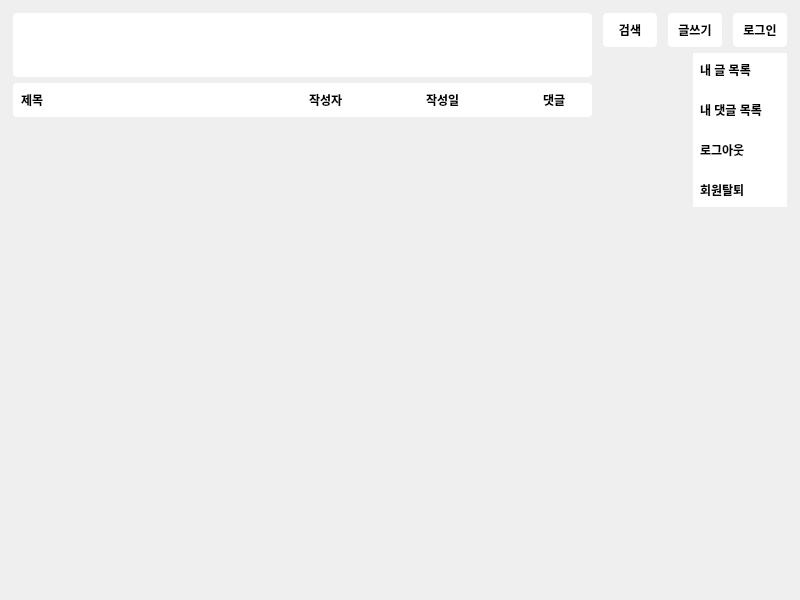
<?xml version="1.0" encoding="UTF-8"?>
<ui version="4.0">
 <class>HomeWidget</class>
 <widget class="QWidget" name="HomeWidget">
  <property name="geometry">
   <rect>
    <x>0</x>
    <y>0</y>
    <width>800</width>
    <height>600</height>
   </rect>
  </property>
  <property name="minimumSize">
   <size>
    <width>800</width>
    <height>600</height>
   </size>
  </property>
  <property name="maximumSize">
   <size>
    <width>800</width>
    <height>600</height>
   </size>
  </property>
  <property name="windowTitle">
   <string>Form</string>
  </property>
  <layout class="QGridLayout" name="gridLayout">
   <property name="leftMargin">
    <number>10</number>
   </property>
   <property name="topMargin">
    <number>10</number>
   </property>
   <property name="rightMargin">
    <number>10</number>
   </property>
   <property name="bottomMargin">
    <number>10</number>
   </property>
   <property name="horizontalSpacing">
    <number>5</number>
   </property>
   <property name="verticalSpacing">
    <number>0</number>
   </property>
   <item row="0" column="0" rowspan="2">
    <layout class="QVBoxLayout" name="verticalLayout">
     <property name="spacing">
      <number>0</number>
     </property>
     <item>
      <widget class="QLabel" name="label">
       <property name="minimumSize">
        <size>
         <width>0</width>
         <height>70</height>
        </size>
       </property>
       <property name="maximumSize">
        <size>
         <width>598</width>
         <height>70</height>
        </size>
       </property>
       <property name="font">
        <font>
         <pointsize>40</pointsize>
         <bold>true</bold>
        </font>
       </property>
       <property name="styleSheet">
        <string notr="true">QLabel{
	background-color: rgb(255, 255, 255);
	border-radius: 4px;
	margin: 3px;
}</string>
       </property>
       <property name="frameShape">
        <enum>QFrame::Shape::NoFrame</enum>
       </property>
       <property name="frameShadow">
        <enum>QFrame::Shadow::Sunken</enum>
       </property>
       <property name="text">
        <string/>
       </property>
       <property name="alignment">
        <set>Qt::AlignmentFlag::AlignJustify|Qt::AlignmentFlag::AlignVCenter</set>
       </property>
      </widget>
     </item>
     <item>
      <widget class="QWidget" name="widget" native="true">
       <property name="minimumSize">
        <size>
         <width>0</width>
         <height>40</height>
        </size>
       </property>
       <property name="maximumSize">
        <size>
         <width>598</width>
         <height>40</height>
        </size>
       </property>
       <property name="styleSheet">
        <string notr="true">QWidget{
	background-color: rgb(255, 255, 255);
	border-radius: 4px; 
	margin: 3px;
}

QLabel{ 
	border: none;   
	font-weight: bold; 
	color: rgb(0, 0, 0); 
	font-size: 12px; 
        }</string>
       </property>
       <layout class="QHBoxLayout" name="horizontalLayout_2">
        <property name="spacing">
         <number>0</number>
        </property>
        <property name="leftMargin">
         <number>0</number>
        </property>
        <property name="topMargin">
         <number>0</number>
        </property>
        <property name="rightMargin">
         <number>0</number>
        </property>
        <property name="bottomMargin">
         <number>0</number>
        </property>
        <item>
         <layout class="QHBoxLayout" name="horizontalLayout" stretch="5,2,2,1">
          <property name="spacing">
           <number>0</number>
          </property>
          <item>
           <widget class="QLabel" name="label_2">
            <property name="styleSheet">
             <string notr="true">QLabel{
	padding: 5px;
}</string>
            </property>
            <property name="text">
             <string>제목</string>
            </property>
           </widget>
          </item>
          <item>
           <widget class="QLabel" name="label_3">
            <property name="text">
             <string>작성자</string>
            </property>
           </widget>
          </item>
          <item>
           <widget class="QLabel" name="label_4">
            <property name="text">
             <string>작성일</string>
            </property>
           </widget>
          </item>
          <item>
           <widget class="QLabel" name="label_5">
            <property name="text">
             <string>댓글</string>
            </property>
           </widget>
          </item>
         </layout>
        </item>
       </layout>
      </widget>
     </item>
     <item>
      <widget class="QStackedWidget" name="stackedWidget">
       <property name="sizePolicy">
        <sizepolicy hsizetype="Expanding" vsizetype="Expanding">
         <horstretch>0</horstretch>
         <verstretch>0</verstretch>
        </sizepolicy>
       </property>
       <property name="minimumSize">
        <size>
         <width>0</width>
         <height>0</height>
        </size>
       </property>
       <property name="maximumSize">
        <size>
         <width>16777215</width>
         <height>16777215</height>
        </size>
       </property>
       <property name="currentIndex">
        <number>-1</number>
       </property>
      </widget>
     </item>
    </layout>
   </item>
   <item row="0" column="2">
    <widget class="QPushButton" name="writePushButton">
     <property name="minimumSize">
      <size>
       <width>60</width>
       <height>40</height>
      </size>
     </property>
     <property name="maximumSize">
      <size>
       <width>60</width>
       <height>40</height>
      </size>
     </property>
     <property name="styleSheet">
      <string notr="true">QPushButton{
	border: none;
	border-radius: 4px;
	background-color: rgb(255, 255, 255);
	color: rgb(0, 0, 0);
	font-weight: bold;
	margin: 3px;
}

QPushButton:hover{
	background-color: rgb(225, 225, 225);
}</string>
     </property>
     <property name="text">
      <string>글쓰기</string>
     </property>
    </widget>
   </item>
   <item row="0" column="3">
    <widget class="QPushButton" name="loginPushButton">
     <property name="minimumSize">
      <size>
       <width>60</width>
       <height>40</height>
      </size>
     </property>
     <property name="maximumSize">
      <size>
       <width>60</width>
       <height>40</height>
      </size>
     </property>
     <property name="font">
      <font>
       <family>맑은 고딕</family>
       <bold>true</bold>
      </font>
     </property>
     <property name="styleSheet">
      <string notr="true">QPushButton{
	border: none;
	border-radius: 4px;
	background-color: rgb(255, 255, 255);
	color: rgb(0, 0, 0);
	font-weight: bold;
	margin: 3px;
}

QPushButton:hover{
	background-color: rgb(225, 225, 225);
}</string>
     </property>
     <property name="text">
      <string>로그인</string>
     </property>
    </widget>
   </item>
   <item row="1" column="2" colspan="2" alignment="Qt::AlignmentFlag::AlignRight|Qt::AlignmentFlag::AlignTop">
    <widget class="QWidget" name="infoWidget" native="true">
     <property name="styleSheet">
      <string notr="true">QWidget{
	border: none;
	color: rgb(0, 0, 0);
	background-color: rgb(255, 255, 255);
	text-align: left;
	font-weight: bold;
	padding: 7px;
	margin: 3px;
}

QPushButton:hover{
	background-color: rgba(225, 225, 225, 225);
	color: rgb(0, 170, 127);
}</string>
     </property>
     <layout class="QVBoxLayout" name="verticalLayout_2" stretch="0,0,0,0">
      <property name="spacing">
       <number>0</number>
      </property>
      <property name="leftMargin">
       <number>0</number>
      </property>
      <property name="topMargin">
       <number>0</number>
      </property>
      <property name="rightMargin">
       <number>0</number>
      </property>
      <property name="bottomMargin">
       <number>0</number>
      </property>
      <item>
       <widget class="QPushButton" name="myPostPushButton">
        <property name="minimumSize">
         <size>
          <width>100</width>
          <height>40</height>
         </size>
        </property>
        <property name="maximumSize">
         <size>
          <width>100</width>
          <height>40</height>
         </size>
        </property>
        <property name="text">
         <string>내 글 목록</string>
        </property>
       </widget>
      </item>
      <item>
       <widget class="QPushButton" name="myCommentPushButton">
        <property name="minimumSize">
         <size>
          <width>100</width>
          <height>40</height>
         </size>
        </property>
        <property name="maximumSize">
         <size>
          <width>100</width>
          <height>40</height>
         </size>
        </property>
        <property name="text">
         <string>내 댓글 목록</string>
        </property>
       </widget>
      </item>
      <item>
       <widget class="QPushButton" name="logoutPushButton">
        <property name="minimumSize">
         <size>
          <width>100</width>
          <height>40</height>
         </size>
        </property>
        <property name="maximumSize">
         <size>
          <width>100</width>
          <height>40</height>
         </size>
        </property>
        <property name="text">
         <string>로그아웃</string>
        </property>
       </widget>
      </item>
      <item>
       <widget class="QPushButton" name="deleteAccountPushButton">
        <property name="minimumSize">
         <size>
          <width>100</width>
          <height>40</height>
         </size>
        </property>
        <property name="maximumSize">
         <size>
          <width>100</width>
          <height>40</height>
         </size>
        </property>
        <property name="text">
         <string>회원탈퇴</string>
        </property>
       </widget>
      </item>
     </layout>
    </widget>
   </item>
   <item row="0" column="1">
    <widget class="QPushButton" name="searchPushButton">
     <property name="minimumSize">
      <size>
       <width>60</width>
       <height>40</height>
      </size>
     </property>
     <property name="maximumSize">
      <size>
       <width>60</width>
       <height>40</height>
      </size>
     </property>
     <property name="styleSheet">
      <string notr="true">QPushButton{
	border: none;
	border-radius: 4px;
	background-color: rgb(255, 255, 255);
	color: rgb(0, 0, 0);
	font-weight: bold;
	margin: 3px;
}

QPushButton:hover{
	background-color: rgb(225, 225, 225);
}</string>
     </property>
     <property name="text">
      <string>검색</string>
     </property>
    </widget>
   </item>
  </layout>
 </widget>
 <resources/>
 <connections/>
</ui>
